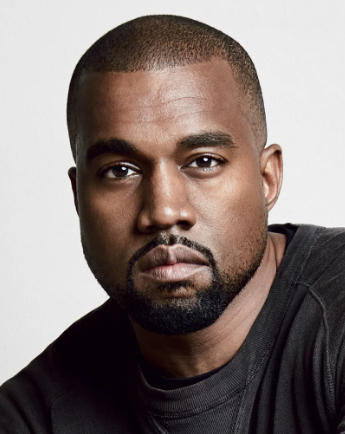
#> input picture Canny edge detection/input_image_1.png, 345 x 434 px
$ python canny_edge.py
#> lines starting #> are read from the running program, lines starting #| are printed output that depends on the picture
import cv2
import numpy as np
import math

# hyperparameters for weak/strong edge detecting
low_thr = 5
upper_thr = 10


IMAGE_NUMBER = 1

while (image := cv2.imread(f"input_image_{IMAGE_NUMBER}.png")) is not None:  # Reading input images

    print(f"Processing input_image_{IMAGE_NUMBER}.png")

    image_grayscale = cv2.cvtColor(image, cv2.COLOR_BGR2GRAY)
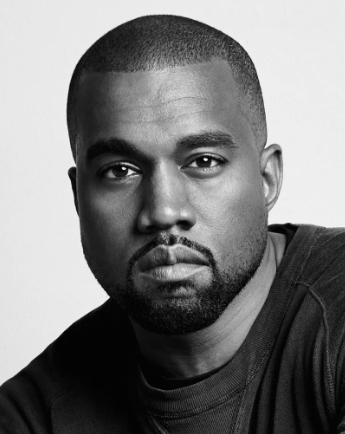
#> image_grayscale: shape (434, 345); min 2, max 245, mean 123
#> image is the input picture: shape (434, 345, 3); mean B, G, R 116.4, 119.7, 132.2
    image_padded = np.pad(image_grayscale, ((1, 1), (1, 1)), 'constant', constant_values=255)  # 1 pixel padding
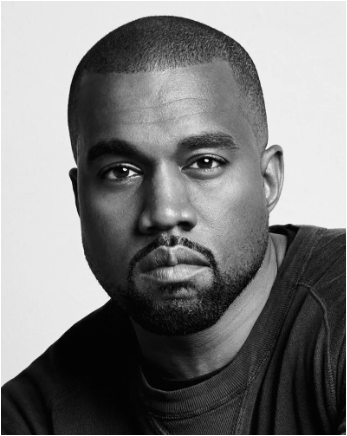
#> image_padded: shape (436, 347); min 2, max 255, mean 124.4
    blurred = cv2.GaussianBlur(image_padded, (5, 5), 0)  # 5x5 kernel gaussian blur
    h, w = blurred.shape
#> h = 436; w = 347

    final = np.zeros((h, w), dtype=np.uint8)


    # calculating gradient angle and intensivity for each pixel

    grad_angle = np.zeros((h, w))
    grad_intense = np.zeros((h, w))
    angles_list = [-180, -135, -90, -45, 0, 45, 90, 135, 180]

    for i in range(1, h-1):
        for j in range(1, w-1):
            grad_x = (int(blurred[i][j + 1]) -  int(blurred[i][j - 1])) / 2
            grad_y = (int(blurred[i + 1][j]) -  int(blurred[i - 1][j])) / 2

            grad_intense[i][j] = math.sqrt(grad_x ** 2 + grad_y ** 2)
            grad_angle[i][j] = round(math.degrees(math.atan2(grad_y, grad_x)))
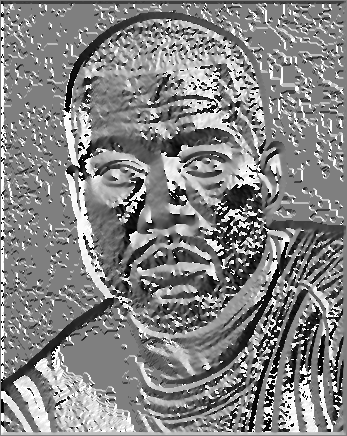
#> grad_angle: shape (436, 347) float64; min -179, max 180, mean 7.3; drawn with min black and max white
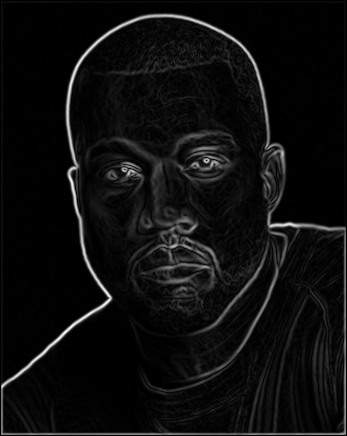
#> grad_intense: shape (436, 347) float64; min 0, max 75.41, mean 4.2; drawn with min black and max white


    # deciding the direction of the gradient based on angle

    for i in range(1, h-1):
        for j in range(1, w-1):

            pixel_angle = grad_angle[i][j]
            pixel_intense = grad_intense[i][j]
            angles_diff = [0 for _ in range(9)]

            for idx, angle in enumerate(angles_list):
                angles_diff[idx] = abs(pixel_angle - angle)

            angle = min(angles_diff)
            index =  angles_diff.index(angle)
            angle = angles_list[index]

            if angle == -180 or angle == 180 or angle == 0:
                pixel_1 = grad_intense[i][j - 1]
                pixel_2 = grad_intense[i][j + 1]
            elif angle == 45 or angle == -135:
                pixel_1 = grad_intense[i - 1][j - 1]
                pixel_2 = grad_intense[i + 1][j + 1]
            elif angle == 90 or angle == -90:
                pixel_1 = grad_intense[i - 1][j]
                pixel_2 = grad_intense[i + 1][j]
            elif angle == -45 or angle == 135:
                pixel_1 = grad_intense[i + 1][j - 1]
                pixel_2 = grad_intense[i - 1][j + 1]

            # checking if the pixel is considered as edge

            on_edge = pixel_intense > pixel_1 and pixel_intense > pixel_2

            if on_edge and pixel_intense > low_thr:
                if pixel_intense < upper_thr:
                    final[i][j] = 125  # weak edge
                else:
                    final[i][j] = 255  # strong edge
            else:
                final[i][j] = 0
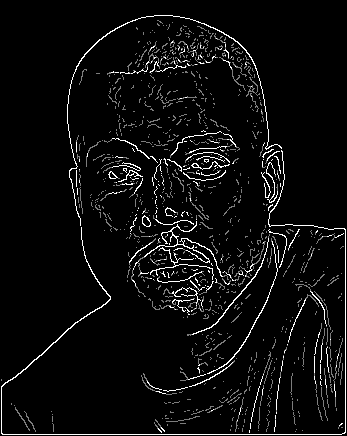
#> final: shape (436, 347); min 0, max 255, mean 12.7
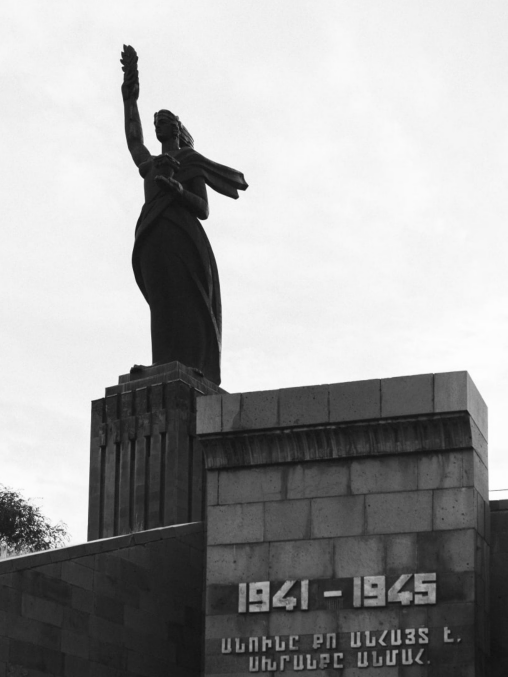
#> input picture Canny edge detection/input_image_2.png, 508 x 677 px

    cv2.imwrite(f"edges_{IMAGE_NUMBER}.png", final)
    IMAGE_NUMBER += 1
